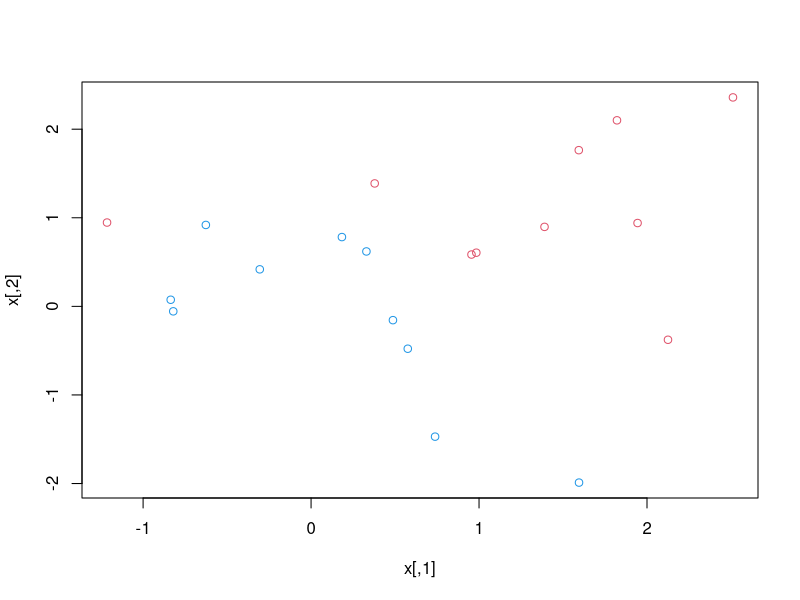
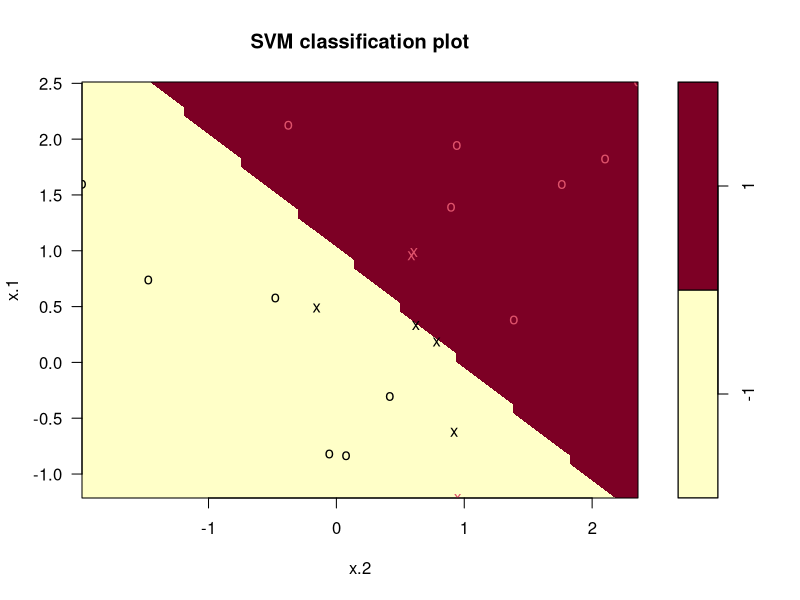
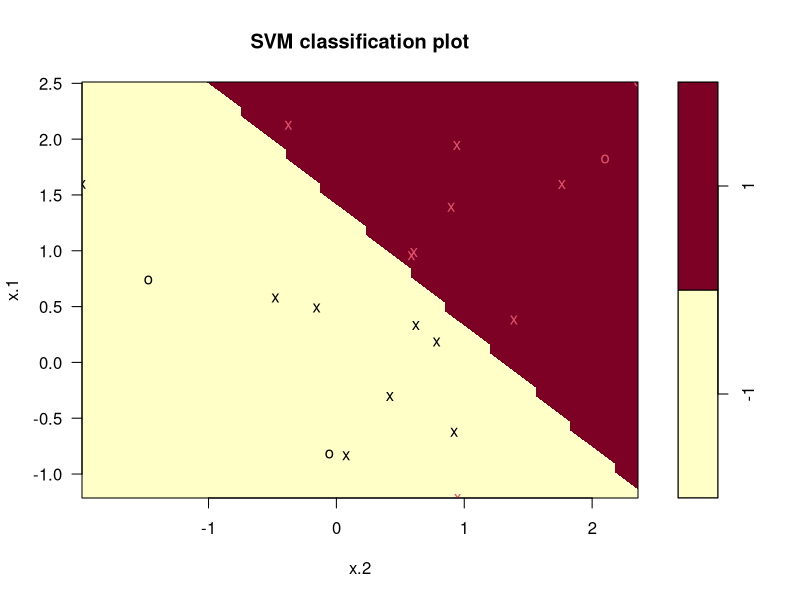
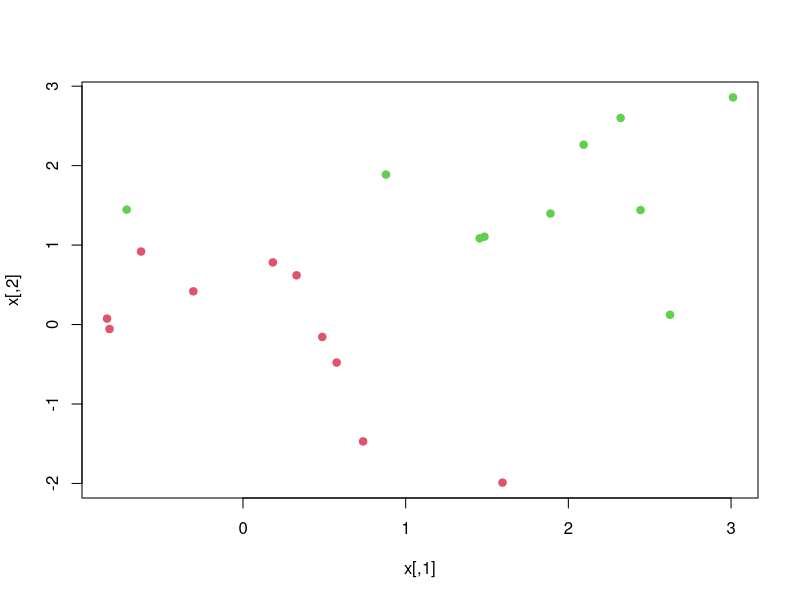
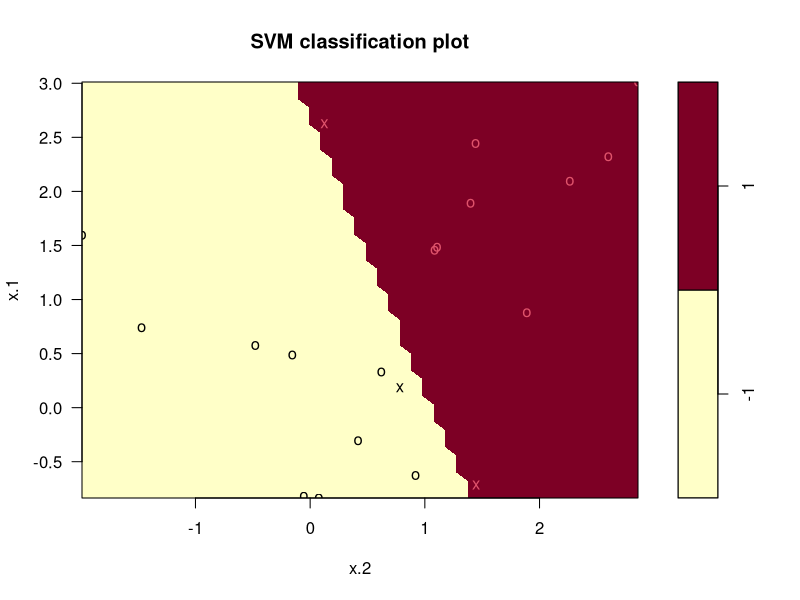
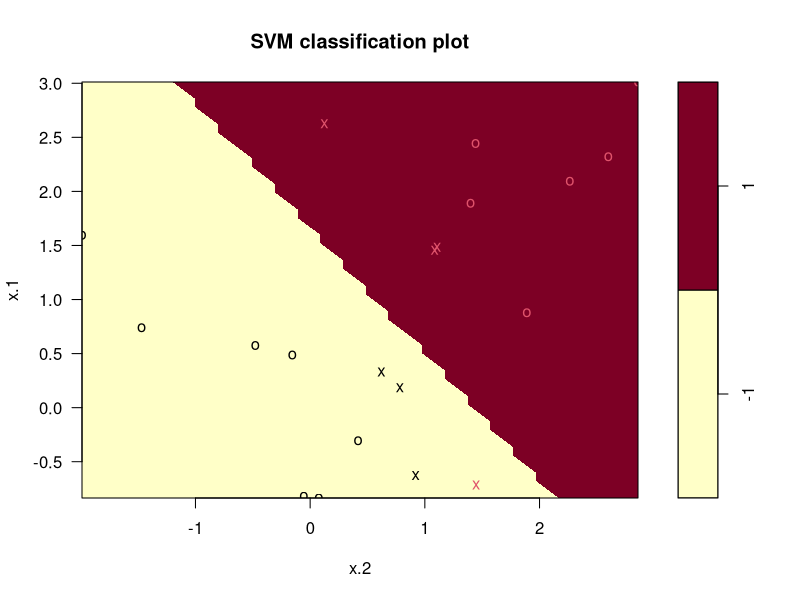
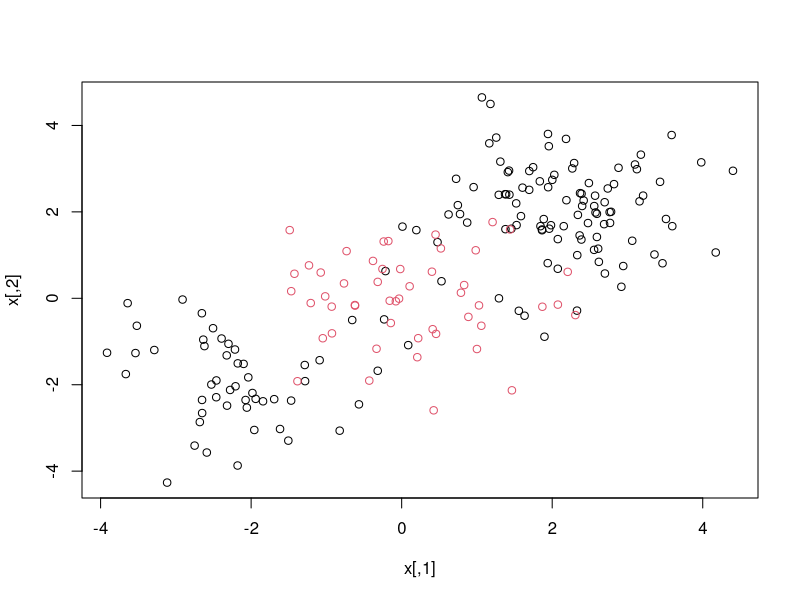
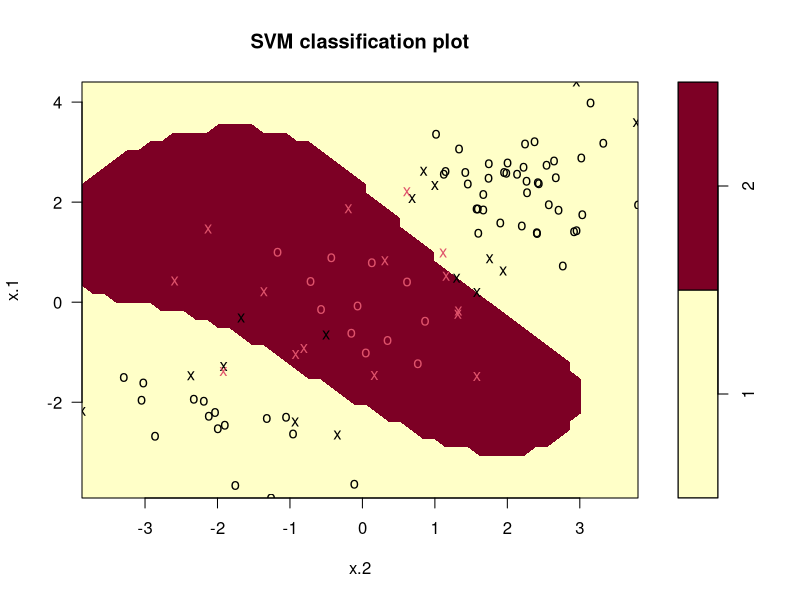

The R script that drew these images, in order:
## ---- chunk 1
library(e1071)
set.seed(1)
x <- matrix(rnorm(20 * 2), ncol = 2)
y <- c(rep(-1, 10), rep(1, 10))
x[y == 1, ] <- x[y == 1, ] + 1
## ---- chunk 2
plot(x, col = (3 - y))
## ---- chunk 3
dat <- data.frame(x = x, y = as.factor(y))
svmfit <- svm(y ~ ., data = dat, kernel = 'linear', cost = 10, scale = FALSE)
plot(svmfit, dat)
## ---- chunk 4
svmfit$index
summary(svmfit)
## ---- chunk 5
svmfit <- svm(y ~ ., data = dat, kernel = 'linear', cost = 0.1, scale = FALSE)
plot(svmfit, dat)
svmfit$index
## ---- chunk 6
set.seed(1)
tune.out <- tune(svm, y ~., data = dat, kernel = 'linear', ranges = list(cost = c(0.001, 0.01, 0.1, 1, 5, 10, 100)))
summary(tune.out)
## ---- chunk 7
best.model <- tune.out$best.model
summary(best.model)
## ---- chunk 8
xtest <- matrix(rnorm(20 * 2), ncol = 2)
ytest <- sample(c(1, -1), 20, replace = TRUE)
xtest[ytest == 1, ] = xtest[ytest == 1, ] + 1
testdat <- data.frame(x = xtest, y = as.factor(ytest))
## ---- chunk 9
ypred <- predict(best.model, testdat)
table(predict = ypred, truth = testdat$y)
## ---- chunk 10
svmfit <- svm(y ~ ., data = dat, kernel = 'linear', cost = 0.01, scale = FALSE)
ypred <- predict(svmfit, testdat)
table(predict = ypred, truth = testdat$y)
## ---- chunk 11
x[y == 1, ] = x[y == 1, ] + 0.5
plot(x, col = (y + 5) / 2, pch = 19)
## ---- chunk 12
dat <- data.frame(x = x, y = as.factor(y))
svmfit <- svm(y ~ ., data = dat, kernel = 'linear', scale = FALSE, cost = 1e5)
summary(svmfit)
plot(svmfit, data = dat)
## ---- chunk 13
svmfit <- svm(y ~ ., data = dat, kernel = 'linear', scale = FALSE, cost = 1)
summary(svmfit)
plot(svmfit, data = dat)
## ---- chunk 14
set.seed(1)
x <- matrix(rnorm(200 * 2), ncol = 2)
x[1:100, ] <- x[1:100, ] + 2
x[101:150, ] <- x[101:150, ] - 2
y <- c(rep(1, 150), rep(2, 50))
dat <- data.frame(x = x, y = as.factor(y))
plot(x, col = y)
## ---- chunk 15
train <- sample(200, 100)
svmfit <- svm(y ~ ., data = dat[train, ], kernel = 'radial', gamma = 1, cost = 1)
plot(svmfit, data = dat[train, ])
summary(svmfit)
## ---- chunk 16
svmfit <- svm(y ~ ., data = dat[train, ], kernel = 'radial', gamma = 1, cost = 1e5)
plot(svmfit, data = dat[train, ])
## ---- chunk 17
set.seed(1)
tune.out <- tune(svm, y ~ ., data = dat[train, ], kernel = 'radial', ranges = list(cost = c(0.1, 1, 10, 100, 1000), gamma = c(0.5, 1, 2, 3, 4)))
summary(tune.out)
## ---- chunk 18
table(prediction = predict(tune.out$best.model, newdata = dat[-train, ]), truth = dat[-train, ]$y)
## ---- chunk 19
(68 + 21) / (68 + 1 + 10 + 21)
